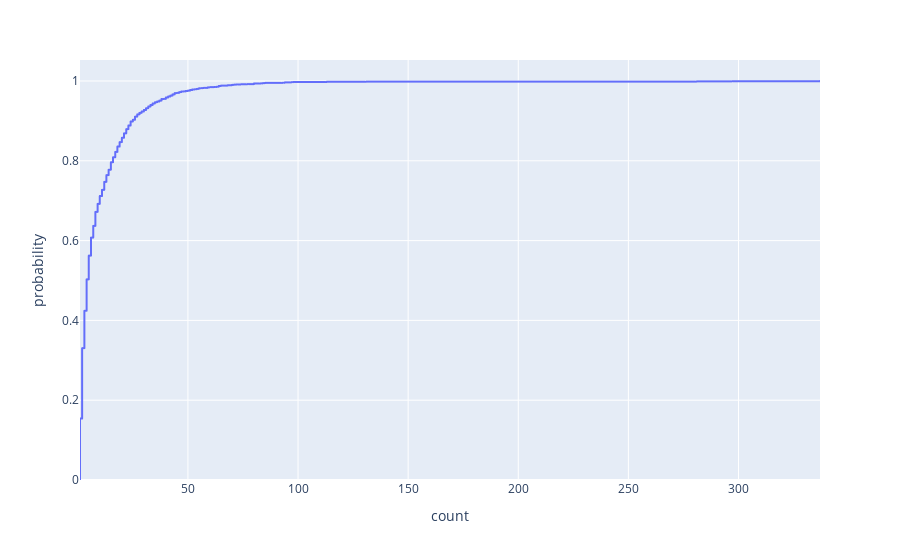

The cell this chart's notebook holds for it:
### Code cell
fig = px.ecdf(table_evolution, x="count")
fig.show()

### Figure 1 — Plotly figure (JSON) as saved in the notebook; plotly's stock layout.template omitted (floating-point values rounded to 4 significant figures; data arrays with more than 128 entries replaced by an {"elided": "..."} marker saying what was removed)
{"data": [{"hovertemplate": "count=%{x}<br>probability=%{y}<extra></extra>", "legendgroup": "", "line": {"dash": "solid", "shape": "hv"}, "marker": {"color": "#636efa", "symbol": "circle"}, "mode": "lines", "name": "", "showlegend": false, "type": "scattergl", "x": {"elided": "2082 int values"}, "xaxis": "x", "y": {"elided": "2082 float values"}, "yaxis": "y"}], "layout": {"autosize": true, "legend": {"tracegroupgap": 0}, "margin": {"t": 60}, "xaxis": {"anchor": "y", "autorange": true, "domain": [0, 1], "range": [1, 337], "title": {"text": "count"}, "type": "linear"}, "yaxis": {"anchor": "x", "autorange": true, "domain": [0, 1], "range": [0, 1.053], "rangemode": "tozero", "title": {"text": "probability"}, "type": "linear"}}}
